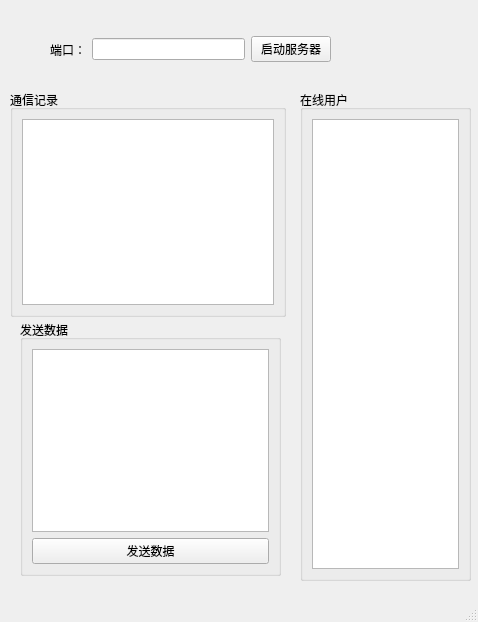
<?xml version="1.0" encoding="UTF-8"?>
<ui version="4.0">
 <class>MainWindow</class>
 <widget class="QMainWindow" name="MainWindow">
  <property name="geometry">
   <rect>
    <x>0</x>
    <y>0</y>
    <width>478</width>
    <height>622</height>
   </rect>
  </property>
  <property name="windowTitle">
   <string>MainWindow</string>
  </property>
  <widget class="QWidget" name="centralwidget">
   <widget class="QWidget" name="widget" native="true">
    <property name="geometry">
     <rect>
      <x>50</x>
      <y>30</y>
      <width>281</width>
      <height>39</height>
     </rect>
    </property>
    <layout class="QHBoxLayout" name="horizontalLayout">
     <item>
      <widget class="QLabel" name="label">
       <property name="text">
        <string>端口：</string>
       </property>
      </widget>
     </item>
     <item>
      <widget class="QLineEdit" name="port"/>
     </item>
     <item>
      <widget class="QPushButton" name="startButton">
       <property name="text">
        <string>启动服务器</string>
       </property>
      </widget>
     </item>
    </layout>
   </widget>
   <widget class="QGroupBox" name="groupBox">
    <property name="geometry">
     <rect>
      <x>10</x>
      <y>90</y>
      <width>276</width>
      <height>227</height>
     </rect>
    </property>
    <property name="title">
     <string>通信记录</string>
    </property>
    <layout class="QHBoxLayout" name="horizontalLayout_2">
     <item>
      <widget class="QTextBrowser" name="record"/>
     </item>
    </layout>
   </widget>
   <widget class="QGroupBox" name="groupBox_2">
    <property name="geometry">
     <rect>
      <x>300</x>
      <y>90</y>
      <width>171</width>
      <height>491</height>
     </rect>
    </property>
    <property name="title">
     <string>在线用户</string>
    </property>
    <layout class="QVBoxLayout" name="verticalLayout">
     <item>
      <widget class="QTextBrowser" name="user"/>
     </item>
    </layout>
   </widget>
   <widget class="QGroupBox" name="groupBox_3">
    <property name="geometry">
     <rect>
      <x>20</x>
      <y>320</y>
      <width>261</width>
      <height>256</height>
     </rect>
    </property>
    <property name="title">
     <string>发送数据</string>
    </property>
    <layout class="QVBoxLayout" name="verticalLayout_2">
     <item>
      <widget class="QTextEdit" name="sendEdit"/>
     </item>
     <item>
      <widget class="QPushButton" name="sendButton">
       <property name="text">
        <string>发送数据</string>
       </property>
      </widget>
     </item>
    </layout>
   </widget>
  </widget>
  <widget class="QMenuBar" name="menubar">
   <property name="geometry">
    <rect>
     <x>0</x>
     <y>0</y>
     <width>478</width>
     <height>21</height>
    </rect>
   </property>
  </widget>
  <widget class="QStatusBar" name="statusbar"/>
 </widget>
 <resources/>
 <connections/>
</ui>
